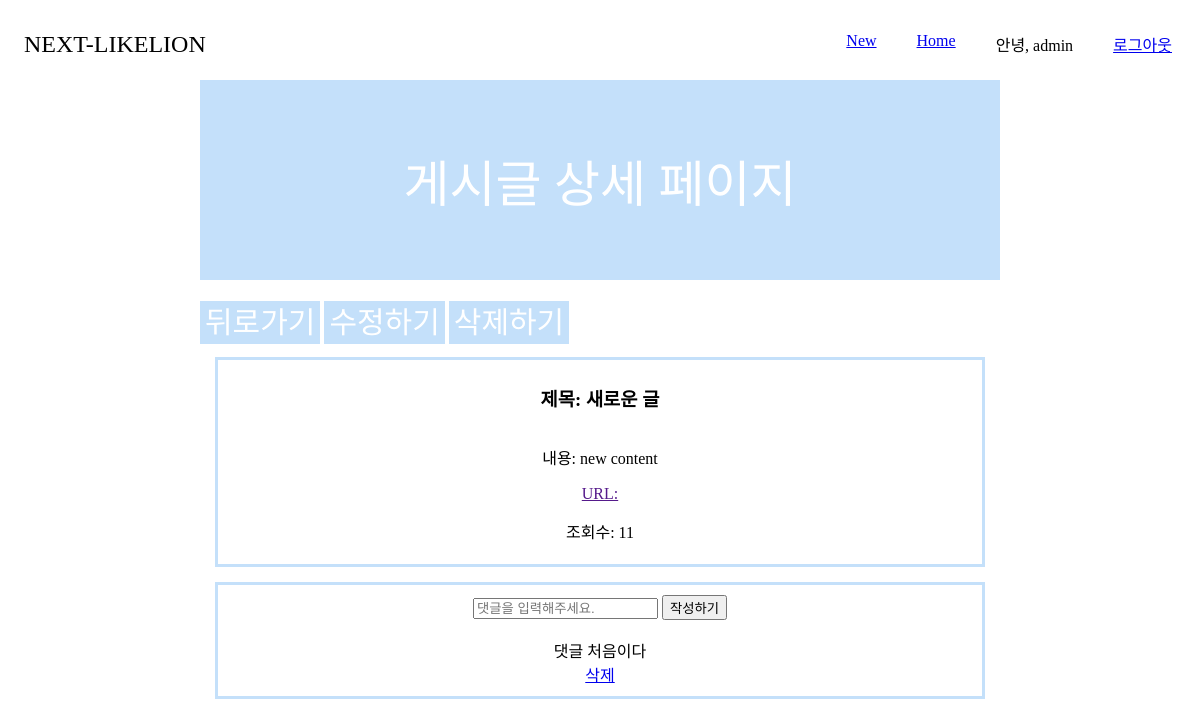
The page /detail/3 (signed in) on the database its author committed.
### app/models.py (models this page shows, shortened)
class Post(models.Model):
    title = models.CharField(max_length=50)
    content = models.TextField()
    address = models.URLField(max_length=200, blank = False, default='')
    hit = models.PositiveBigIntegerField(default=0)
    author = models.ForeignKey(User, models.CASCADE, related_name="posts")
    @property
    def update_counter(self):
        self.hit = self.hit + 1
        self.save()

class Comment(models.Model):
    post = models.ForeignKey(Post, on_delete=models.CASCADE, related_name='comments')
    content = models.TextField()
    author = models.ForeignKey(User, models.CASCADE, related_name="comments")

### app/views.py (the view, shortened to what this page needs)
# urls.py: path('detail/<int:post_pk>', views.detail_page, name='detail_page'),
@login_required(login_url="/registration/login")
def detail_page(request, post_pk):
    post = Post.objects.get(pk=post_pk)
    post.update_counter
    print(type(post.author), "post.author")
    return render(request, 'app/detail_page.html', {"post": post})

### app/templates/app/detail_page.html (shortened to what this page needs)
{% extends 'base.html' %}
{% block css %}
{% load static %}
<link rel="stylesheet" type="text/css" href="{% static 'app/detail_page.css' %}">
{% endblock css %}
{% block header %}
게시글 상세 페이지
{% endblock %}
{% block write %}
<a class="btn" href="{% url 'list_page' %}">뒤로가기</a>
{% if user.is_authenticated and post.author.pk == user.pk %}
<a class="btn" href="{% url 'edit_page' post.pk %}">수정하기</a>
<a class="btn" href="{% url 'delete' post.pk %}">삭제하기</a>
{% endif %}
{% endblock %}
{% block content %}
<h3>제목: {{ post.title }}</h2>
  <p>내용: {{ post.content }}</p>
  <a href="{{ post.address }}">URL: {{ post.address }}</a>
  <p>조회수: {{ post.hit }}</p>
{% endblock %}
{% block comment %}
    <form method="POST">
      <input type="text" name="content" placeholder="댓글을 입력해주세요.">
      <button type="submit">작성하기</button>
    </form>
    <br>
    {% for comment in post.comments.all %}
    {% if user.is_authenticated and comment.author.pk == user.pk %}
    <li>{{comment.content}}</li>
    <a href="{% url 'delete-comment' post.pk comment.pk %}">삭제</a>
    {% endif %}
    {% endfor %}
{% endblock %}

### app/templates/base.html (shortened to what this page needs)
<!DOCTYPE html>
<html lang="en">
<head>
  {% load static %} {% load socialaccount %} {% providers_media_js %}
  <link rel="stylesheet" type="text/css" href="{% static 'app/base.css' %}">
  {% block css %}
  {% endblock css %}
</head>
<body>
  <nav id="navbar">
    <div class="navbar__logo">
      <a>NEXT-LIKELION</a>
    </div>
    <ul class="navbar__menu">
      <li class="navbar__menu__item"><a href="{% url 'create_page' %}">New</a></li>
      <li class="navbar__menu__item">
        <a href="{% url 'list_page' %}">Home</a>
      </li>
      {% if user.is_authenticated %}
      <span class="navbar__menu__item">안녕, {{user.username}}</span>
      <li class="navbar__menu__item"><a href="{% url 'logout' %}">로그아웃</a></li>
      {% endif %}
    </ul>
  </nav>
  <div class="page-wrapper">
    <div class="page-container">
      <header class="page-header">
        {% block header %}
        {% endblock %}
      </header>
      <br>
      {% block write %}
      {% endblock %}
      <br>
      <div class="content-container">
        {% block content %}
        {% endblock %}
      </div>
      <div class="comment-container">
        {% block comment %}
        {% endblock %}
      </div>
    </div>
  </div>
</body>
</html>

### app/static/app/base.css (style rules this page uses)
.page-wrapper { display: flex; justify-content: center; }
.page-header { width: 800px; height: 200px; font-size: 50px; background-color: rgb(196, 224, 250); display: flex; align-items: center; justify-content: center; color: white; }
.content-container { border: solid; border-color: rgb(196, 224, 250); margin: 15px; padding: 5px; display: flex; align-items: center; flex-direction: column; }
.btn { background-color: rgb(196, 224, 250); width: 200px; height: 40px; padding: 5px; font-size: 30px; text-decoration: none; color: white; text-align: center; }
ul { list-style: none; padding-left: 0; }
#navbar { width: 100%; display: flex; justify-content: space-between; align-items: center; transition: all 300ms ease-in-out; z-index: 1; }
.navbar__logo { padding: 8px 16px; font-size: 24px; }
.navbar__menu { display: flex; padding-left: 0; }
.navbar__menu .navbar__menu__item { padding: 8px 16px; margin: 0 4px; cursor: pointer; }

### app/static/app/detail_page.css (style rules this page uses)
.comment-container { border: solid; border-color: rgb(196, 224, 250); margin: 15px; padding: 10px; display: flex; align-items: center; flex-direction: column; }
li { list-style: none; padding-left: 0px; }

### rows shown on the page
Post: title "새로운 글", content "new content", hit "11"
Comment: content "댓글 처음이다"

### other values the page prints
{{ user.username }} "admin"
